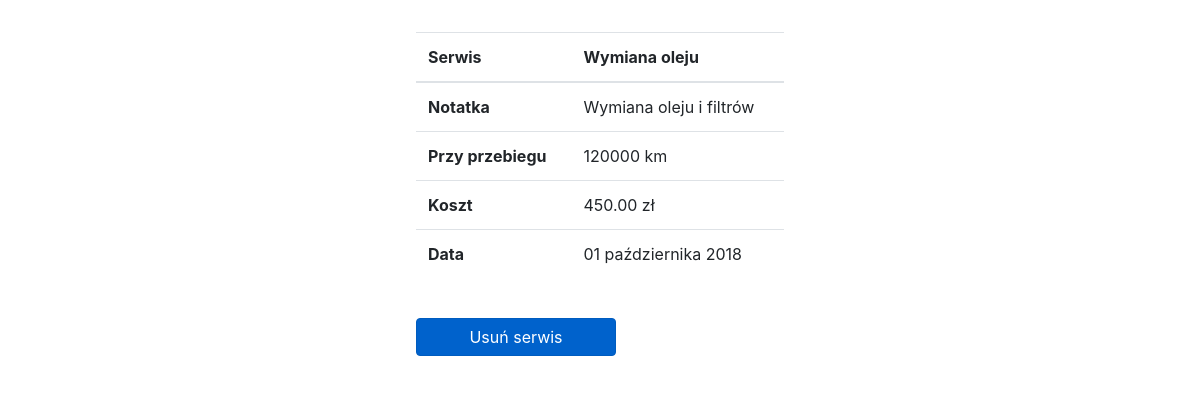
Page /car/15/services/58/ on the committed database.
### Site/models.py (models this page shows, shortened)
class Service(models.Model):
    mileage_number = models.DecimalField(max_digits=8, decimal_places=0, verbose_name="Przebieg")
    cash_float = models.DecimalField(max_digits=6, decimal_places=2, verbose_name="Kwota")
    note_text = models.CharField(max_length=256, blank=True, null=True, verbose_name="Notatka")
    title_text = models.CharField(max_length=32, verbose_name="Tytuł")
    created_date = models.DateField(default=timezone.now, verbose_name="Data")
    class Meta:
        ordering = ['-created_date']

### Site/views.py (the view)
# urls.py: path('car/<int:Car_id>/services/<int:Service_id>/', views.ServiceView, name="service"),
@csrf_exempt
def ServiceView(request, Service_id, Car_id):
    try:
        service = Service.objects.get(pk=Service_id)
        car = Car.objects.get(pk=Car_id)
    except Service.DoesNotExist:
        raise Http404("no service!")
    context = {
        "Service": service,
        "Car": car,
    }
    return render(request, "Site/service.html", context)

### templates/Site/service.html (shortened to what this page needs)
<!DOCTYPE html>
<html lang="pl">
<head>
    {% load bootstrap4 %}
    {% bootstrap_css %}
</head>
<body class="bg">
<div class="jumbotron p-3 mt-3 bg-white mx-auto col-sm-4 col-md-4">
    <table class="table">
        <thead>
        <tr>
            <th scope="col">Serwis</th>
            <th scope="col">{{ Service.title_text }}</th>
        </tr>
        </thead>
        <tbody>
        <tr>
            <th scope="row">Notatka</th>
            <td>{{ Service.note_text }}</td>
        </tr>
        <tr>
            <th scope="row">Przy przebiegu</th>
            <td>{{ Service.mileage_number }} km</td>
        </tr>
        <tr>
            <th scope="row">Koszt</th>
            <td>{{ Service.cash_float }} zł</td>
        </tr>
        <tr>
            <th scope="row">Data</th>
            <td>{{ Service.created_date|date:"d E Y" }} </td>
        </tr>
        </tbody>
    </table>
    <br>
    <a href="{% url 'delete_service' Car.id Service.id %}" style="width: 200px;"
       class="btn btn-primary active mx-auto"
       role="button" aria-pressed="true">Usuń serwis</a>
</div>
</body>
</html>

### templates/Site/service.html (style rules this page uses)
body, html { height: 100%; margin: 0; }
.bg { background-image: url("https://images.wallpaperscraft.com/image/highway_cars_city_traffic_buildings_black_white_25566_1920x1080.jpg"); height: 100%; background-position: center; background-repeat: no-repeat; background-attachment: fixed; background-size: cover; }

### rows in the picture
Service: title_text "Wymiana oleju", note_text "Wymiana oleju i filtrów", mileage_number "120000", cash_float "450.00", created_date "01 października 2018"
